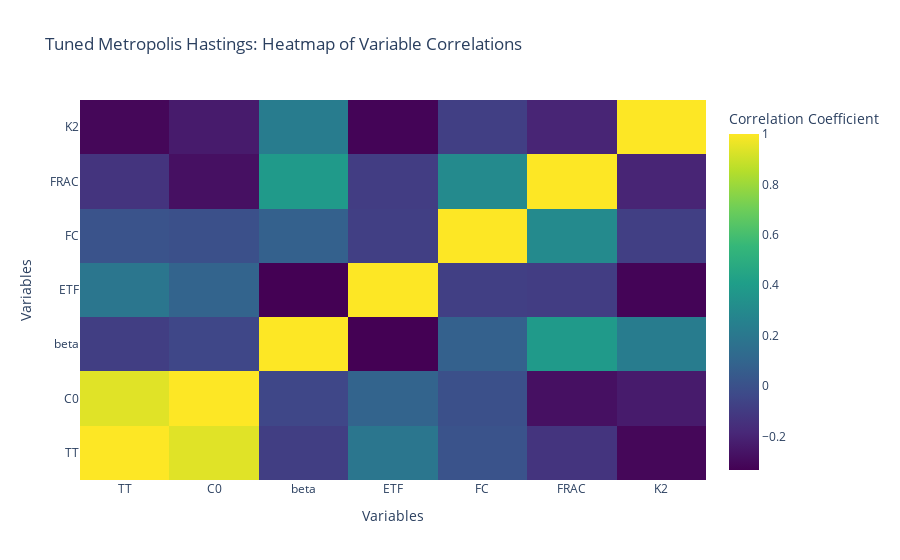

Write notebook code for a chart like this one.
### Code cell
sep_heatmap(samples) if sep_viz else heatmap(samples)

### Figure 1 — Plotly figure (JSON) as saved in the notebook; plotly's stock layout.template omitted (floating-point values rounded to 4 significant figures)
{"data": [{"colorbar": {"title": {"text": "Correlation Coefficient"}}, "colorscale": [[0, "#440154"], [0.1111, "#482878"], [0.2222, "#3e4989"], [0.3333, "#31688e"], [0.4444, "#26828e"], [0.5556, "#1f9e89"], [0.6667, "#35b779"], [0.7778, "#6ece58"], [0.8889, "#b5de2b"], [1, "#fde725"]], "type": "heatmap", "x": ["TT", "C0", "beta", "ETF", "FC", "FRAC", "K2"], "y": ["TT", "C0", "beta", "ETF", "FC", "FRAC", "K2"], "z": [[1, 0.9406, -0.08778, 0.1917, 0.008246, -0.1312, -0.3116], [0.9406, 1, -0.04758, 0.09217, -0.00567, -0.2761, -0.2335], [-0.08778, -0.04758, 1, -0.3335, 0.07525, 0.3884, 0.2267], [0.1917, 0.09217, -0.3335, 1, -0.08419, -0.09004, -0.3223], [0.008246, -0.00567, 0.07525, -0.08419, 1, 0.3008, -0.08414], [-0.1312, -0.2761, 0.3884, -0.09004, 0.3008, 1, -0.1972], [-0.3116, -0.2335, 0.2267, -0.3223, -0.08414, -0.1972, 1]]}], "layout": {"title": {"text": "Tuned Metropolis Hastings: Heatmap of Variable Correlations"}, "xaxis": {"title": {"text": "Variables"}}, "yaxis": {"title": {"text": "Variables"}}}}
